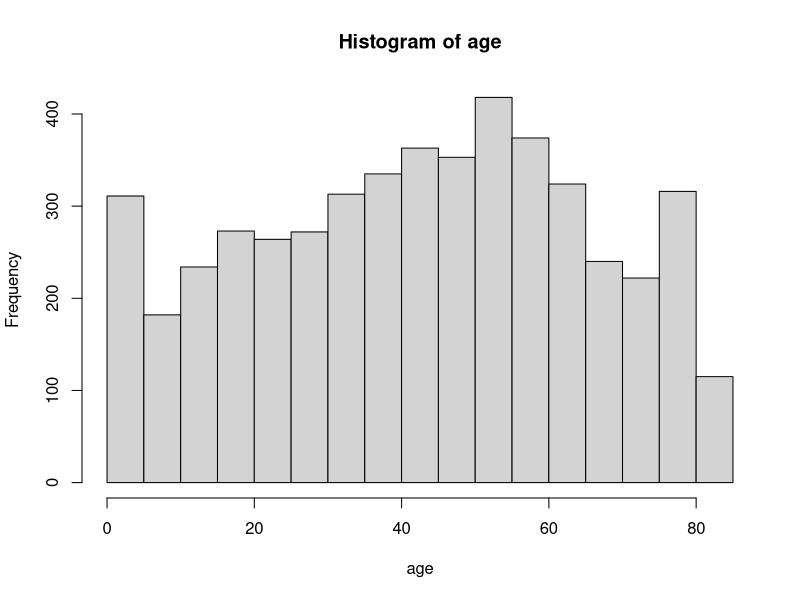
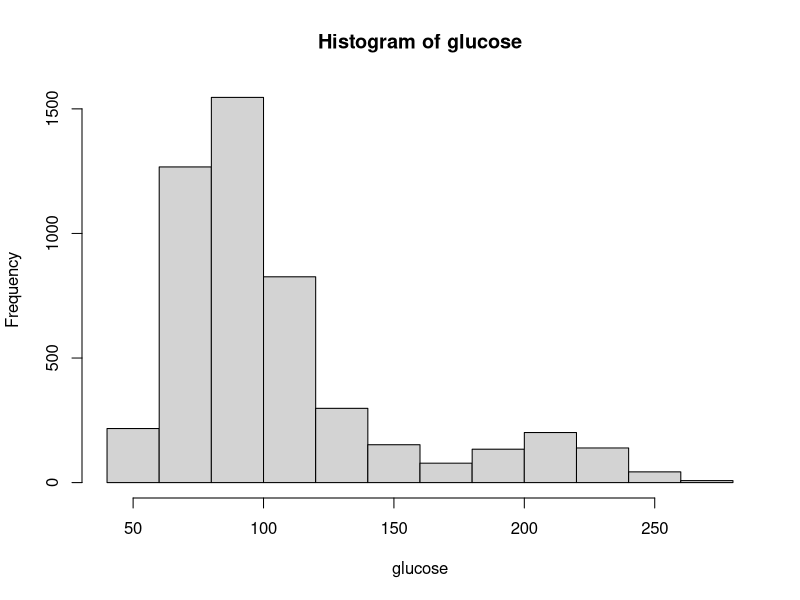
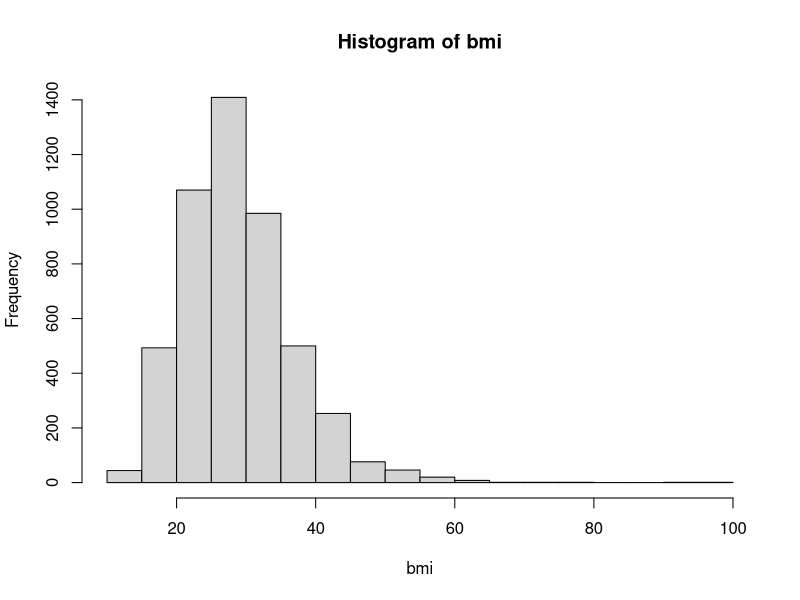
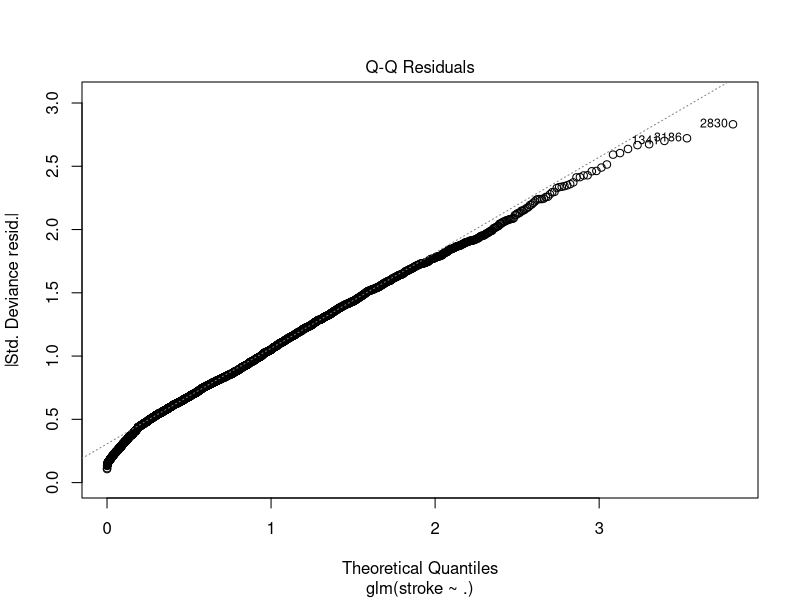
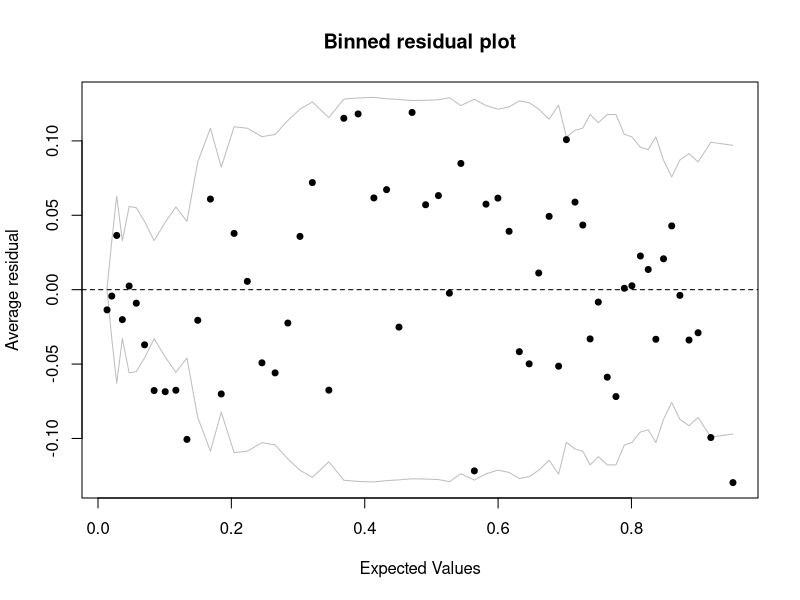

Write R code to recreate these figures, in order. (Note: this script raises an error after producing the figures.)
getwd()
setwd("/Users/n0342839/Desktop/Project/grad_school/Stats/Project")
install.packages("ROSE")
install.packages("corrplot")
library(corrplot)
library(ROSE)
install.packages("arm")
library(arm)

data <- read.csv(file = "healthcare-dataset-stroke-data.csv", header = TRUE)

## Omit all rows with NA data ##
omitted_data = na.omit(data)

################ Examining categorical parameters #################

## contingency table for stroke vs hypertension
hypertension <- omitted_data$hypertension
stroke <- omitted_data$stroke
(cont_table_hyp <- table(hypertension,stroke))

prop.table(cont_table_hyp,1)
chisq.test(cont_table_hyp,correct = FALSE)

## contingency table for stroke vs heart disease
heart_disease <- omitted_data$heart_disease
(cont_table_hd <- table(heart_disease,stroke))

prop.table(cont_table_hd,1)
chisq.test(cont_table_hd,correct = FALSE)

## contingency table for stroke vs smoking status
smoking <- omitted_data$smoking_status
(cont_table_smoke <- table(smoking,stroke))

prop.table(cont_table_smoke,1)
chisq.test(cont_table_smoke,correct = FALSE)

##################### Examining numerical parameters ##########################

## Show distributions of each variable to determine test to use ##
age <- omitted_data$age
glucose <- omitted_data$avg_glucose_level
bmi <- omitted_data$bmi

hist(age)
hist(glucose)
hist(bmi)

## Since they are not normally distributed, we will use the wilcoxon signed-rank test ##
stroke = omitted_data[omitted_data$stroke == 1, ]
nonstroke = omitted_data[omitted_data$stroke == 0, ]

wilcox.test(x=stroke$age, y=nonstroke$age, paired=FALSE, alternative = "two.sided")
wilcox.test(x=stroke$avg_glucose_level, y=nonstroke$avg_glucose_level, paired=FALSE, alternative = "two.sided")
wilcox.test(x=stroke$bmi, y=nonstroke$bmi, paired=FALSE, alternative = "two.sided")


########################### Normalizing numerical data #########################

data_norm <- data.frame(omitted_data)
data_norm$avg_glucose_level = (data_norm$avg_glucose_level-mean(data_norm$avg_glucose_level))/sd(data_norm$avg_glucose_level)
data_norm$bmi = (data_norm$bmi-mean(data_norm$bmi))/sd(data_norm$bmi)
data_norm$age = (data_norm$age-mean(data_norm$age))/sd(data_norm$age)

head(data_norm)

########################### Reformat data for analysis #########################

# Gender
male = ifelse(data_norm$gender == 'Male', 1, 0)
female = ifelse(data_norm$gender == 'Female', 1, 0)

# Smoking Status
smokes = ifelse(data_norm$smoking_status == 'smokes', 1, 0)
never_smoked = ifelse(data_norm$smoking_status == 'never smoked', 1, 0)
formerly_smoked = ifelse(data_norm$smoking_status == 'formerly_smoked', 1, 0)
unknown_smoker = ifelse(data_norm$smoking_status == 'Unknown', 1, 0)

# Married
married <- ifelse(data_norm$ever_married == "Yes", 1, 0)
unmarried = ifelse(data_norm$ever_married == "No", 1, 0)

# Work Type
private = ifelse(data_norm$work_type == "Private", 1, 0)
govt = ifelse(data_norm$work_type == "Govt_job", 1, 0)
self = ifelse(data_norm$work_type == "Self-employed", 1, 0)
children = ifelse(data_norm$work_type == "children", 1, 0)
never_worked = ifelse(data_norm$work_type == "Never_worked", 1, 0)


# For the ever_married column 'Urban' = 1, 'Rural' = 0
urban = ifelse(data_norm$Residence_type == "Urban", 1, 0)
rural = ifelse(data_norm$Residence_type == "Rural", 1, 0)

reg_df = data.frame(male=male,
                    female=female,
                    age=data_norm$age, 
                    hypertension=data_norm$hypertension,
                    heart_disease = data_norm$heart_disease, 
                    married=married,
                    unmarried=unmarried,
                    private=private,
                    govt = govt,
                    self=self,
                    children=children,
                    never_worked=never_worked,
                    urban=urban,
                    rural=rural,
                    glucose=data_norm$avg_glucose_level,
                    bmi=data_norm$bmi,
                    smokes=smokes,
                    never_smoked=never_smoked,
                    formerly_smoked=formerly_smoked,
                    unknown_smoker=unknown_smoker,
                    stroke=data_norm$stroke)

head(reg_df)

reg_df$hypertension <- factor(reg_df$hypertension)
reg_df$heart_disease <- factor(reg_df$heart_disease)
reg_df$male <- factor(reg_df$male)
reg_df$female <- factor(reg_df$female)
reg_df$married <- factor(reg_df$married)
reg_df$unmarried <- factor(reg_df$unmarried)
reg_df$private <- factor(reg_df$private)
reg_df$govt <- factor(reg_df$govt)
reg_df$self <- factor(reg_df$self)
reg_df$children <- factor(reg_df$children)
reg_df$never_worked <- factor(reg_df$never_worked)
reg_df$urban <- factor(reg_df$urban)
reg_df$rural <- factor(reg_df$rural)
reg_df$smokes <- factor(reg_df$smokes)
reg_df$never_smoked <- factor(reg_df$never_smoked)
reg_df$formerly_smoked <- factor(reg_df$formerly_smoked)
reg_df$unknown_smoker <- factor(reg_df$unknown_smoker)
reg_df$stroke <- factor(reg_df$stroke)


######################### Initial regression test #############################

## Create training and test data subsets ##
set.seed(123)
smp_size <- floor(0.75 * nrow(reg_df))
train_ind <- sample(seq_len(nrow(reg_df)), size = smp_size)

train <- reg_df[train_ind, ]
x_train = subset(train, select = -c(stroke))
y_train = train$stroke

test <- reg_df[-train_ind, ]


## logistic regression with all variables ##
lr = glm(stroke ~ male+female+married+unmarried+
           private+govt+self+children+never_worked+urban+
            rural+never_smoked+unknown_smoker+age+hypertension+
              heart_disease+glucose+bmi+smokes, data = train, family="binomial")

# removed formerly smoked, constant 0

result <- predict(lr, newdata=test)

# table for predictions
stroke.pred = rep("0", dim(test)[1])
stroke.pred[result > .5] = 1
table(stroke.pred, test$stroke)

## Attempting oversampling to re-balance the data
train_balanced = ROSE(stroke~male+female+married+unmarried+
                        private+govt+self+children+never_worked+urban+
                        rural+never_smoked+unknown_smoker+age+hypertension+
                        heart_disease+glucose+bmi+smokes, data = train, seed=1)$data

lr_balanced = glm(stroke~., data=train_balanced, family = "binomial")
summary(lr_balanced)

balanced_result = predict(lr_balanced, test)

# table for predictions
stroke.pred = rep("0", dim(test)[1])
stroke.pred[balanced_result > .5] = 1
table(stroke.pred, test$stroke)


accuracy.meas(test$stroke, balanced_result)

######################### Refine regression test ##############################

### Remove all variables that have not shown any significance ###
train_refined = ROSE(stroke~age+hypertension+
                        heart_disease+glucose+bmi+smokes, data = train, seed=1)$data

lr_refined = glm(stroke~., data=train_refined, family = "binomial")
summary(lr_refined)

balanced_result_refined = predict(lr_refined, test)

# table for predictions
stroke.pred = rep("0", dim(test)[1])
stroke.pred[balanced_result_refined > .5] = 1
table(stroke.pred, test$stroke)

accuracy.meas(test$stroke, balanced_result_refined)

### plot refined residuals ###
plot(lr_refined, which = 2)
binnedplot(fitted(lr_refined), residuals(lr_refined, type = "response"))

## Outliers seem to be 1341 and 2830 among others ##


######################### Correlation Table ##############################
datacorr <- subset(data_norm, select=c("age", "avg_glucose_level", "bmi"))

mydata.cor = cor(datacorr)

title = "Correlation of Variables"

corrplot(mydata.cor, method = "color", diag = FALSE, type = "upper", 
         order = "hclust", title = title, addCoef.col = "black", sig.level = 0.05,
         insig = "blank", mar = c(0,0,1,0))

################ Examining Correlation between categorical predictors #################

## contingency table for hypertension vs heart disease
hypertension <- omitted_data$hypertension
stroke <- omitted_data$stroke
(cont_table_hyp <- table(hypertension,heart_disease))

prop.table(cont_table_hyp,1)
chisq.test(cont_table_hyp,correct = FALSE)

## contingency table for heart_disease vs smokes
heart_disease <- omitted_data$heart_disease
(cont_table_hd <- table(heart_disease,smoking))

prop.table(cont_table_hd,1)
chisq.test(cont_table_hd,correct = FALSE)

## contingency table for hypertension vs smokes
smoking <- omitted_data$smoking_status
(cont_table_smoke <- table(smoking,hypertension))

prop.table(cont_table_smoke,1)
chisq.test(cont_table_smoke,correct = FALSE)


######################### Regression with Correlated variables removed ##############################

### Remove categorical variables that were correlated ###
train_correlated = ROSE(stroke~age+hypertension++glucose+bmi, data = train, seed=1)$data

lr_correlated = glm(stroke~., data=train_correlated , family = "binomial")
summary(lr_correlated)

balanced_result_correlated = predict(lr_correlated, test)

# table for predictions
stroke.pred = rep("0", dim(test)[1])
stroke.pred[balanced_result_correlated > .5] = 1
table(stroke.pred, test$stroke)

accuracy.meas(test$stroke, balanced_result_correlated)

### plot refined residuals ###
binnedplot(fitted(lr_correlated), residuals(lr_correlated, type = "response"))
plot(lr_correlated, which = 2)

## Outliers seem to be 1341 and 2830 among others ##
